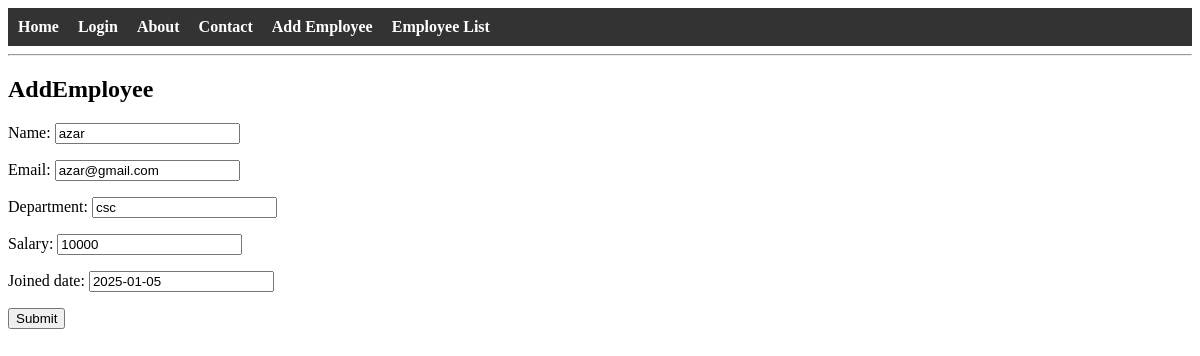
Screenshot of /edit_employee/2/ with the database file from the repository.
### employee/models.py (models this page shows, shortened)
class Employee(models.Model):
    name=models.CharField(max_length=100)
    email=models.EmailField(unique=True)
    department=models.CharField(max_length=50)
    salary=models.IntegerField()
    joined_date=models.DateField()

### employee/views.py (the view)
# urls.py: path('edit_employee/<int:id>/',views.edit_employee,name='edit_employee'),
def edit_employee(request, id):
    employee = get_object_or_404(Employee, id=id)
    if request.method == "POST":
        form = EmployeeForm(request.POST, instance=employee)
        if form.is_valid():
            form.save()
            return redirect("employees")  # redirect after update
    else:
        form = EmployeeForm(instance=employee)
    return render(request, "employee.html", {"form": form})

### employee/forms.py
class EmployeeForm(forms.ModelForm):
    class Meta:
        model = Employee
        fields = ['name', 'email', 'department', 'salary', 'joined_date']

### employee/templates/employee.html (shortened to what this page needs)
<html>
    <head>
    </head>
    <body>
         {% extends 'base.html' %}
{% block content %}
        <h2>AddEmployee</h2>
        <form method="POST">
            {{ form.as_p }}
            <button type="submit">Submit</button>
        </form>
        {% endblock %}

### rows the page displays
Employee: name "azar", email "azar@gmail.com", department "csc", salary "10000", joined_date "2025-01-05"
